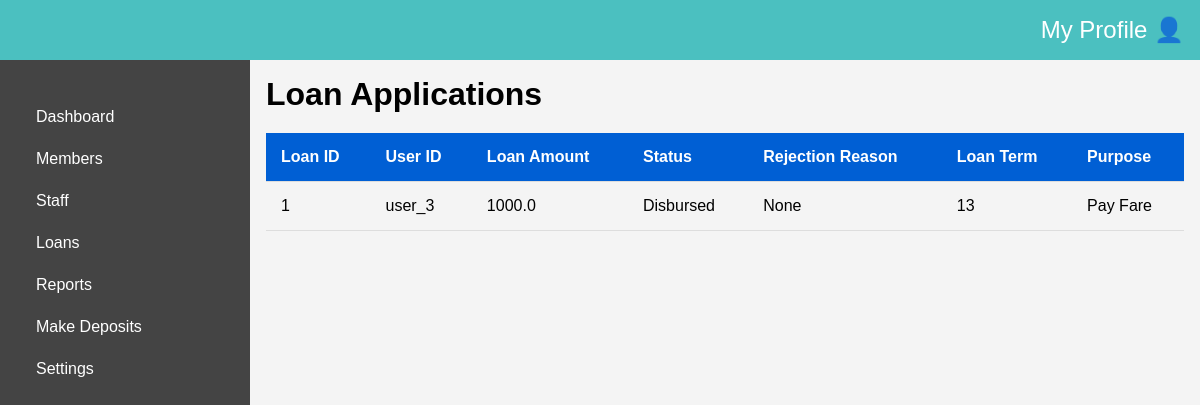
The app's page /admin/total_loans (signed in), older data.
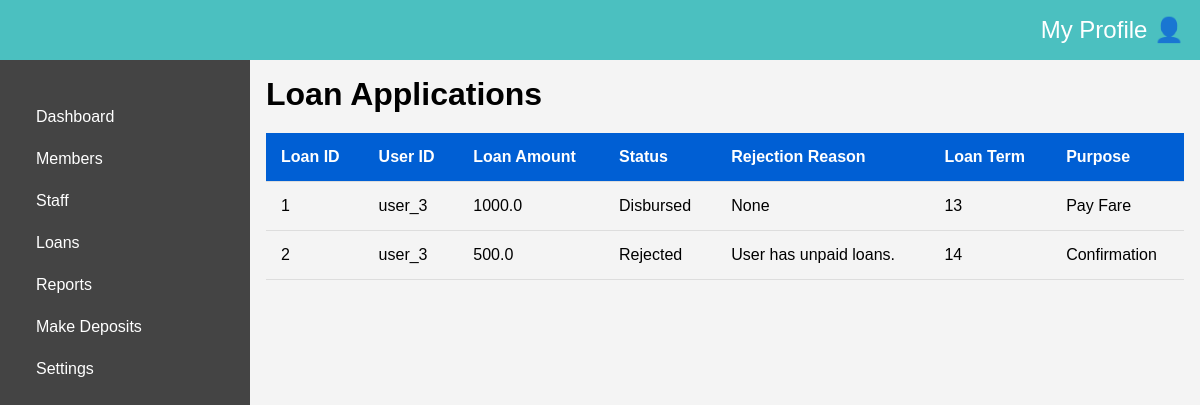
The same page, newer data.
### main_app/models.py (models this page shows, shortened)
class Loan(db.Model):
    id = db.Column(db.Integer, primary_key=True)
    user_id = db.Column(db.String(10), db.ForeignKey('user.user_id'), nullable=False)
    loan_amount = db.Column(db.Float, nullable=False)
    status = db.Column(db.String(20), nullable=False, default='Pending')
    rejection_reason = db.Column(db.String(120), nullable=True)
    loan_term = db.Column(db.Integer, nullable=False)
    interest_rate = db.Column(db.Float, nullable=False)  # Annual interest rate
    total_amount_due = db.Column(db.Float, nullable=False, default=0.0)  # Amount after interest
    monthly_payment = db.Column(db.Float, nullable=False, default=0.0)  # Payment With interest
    purpose = db.Column(db.String(120), nullable=False)
    start_date = db.Column(db.DateTime, nullable=False, default=datetime.now())
    next_due_date = db.Column(db.DateTime, nullable=False)
    penalty = db.Column(db.Float, nullable=False, default=0.0)  # Add a penalty field
    loan_user = db.relationship('User', back_populates='personal_loan', lazy=True)
    transactions = db.relationship('Transaction', back_populates='loan', lazy=True)
    disbursement = db.relationship('Disbursement', back_populates='loan', lazy=True)
    repayment = db.relationship('Repayment', back_populates='loan', lazy=True)

### main_app/routes.py (the view)
@app.route('/admin/total_loans')
@role_required('admin')
@login_required
def view_total_loans():
    loans = Loan.query.all()
    return render_template('admin/total_loans.html', loans=loans)

### main_app/models.py (called while the page is built)
@login_manager.user_loader
def load_user(user_id):
    user_id = str(user_id)
    if user_id.startswith('user_'):
        return User.query.get(user_id)
    elif user_id.startswith('admin_'):
        return Admin.query.get(user_id)
    return None  # Return None if no user/admin is found

### main_app/routes.py (called while the page is built)
def role_required(role):
    def wrapper(fn):
        @wraps(fn)
        def decorated_view(*args, **kwargs):
            if not current_user.is_authenticated:
                return redirect(url_for('login'))
            try:
                if current_user.role != role:
                    flash("You do not have permission to access this page.")
                    abort(404, description="You do not have permission to access this page.")
                    return redirect(url_for('home'))
            except AttributeError:
                abort(404, description="You do not have permission to access this page. Access denied. Please contact Admin")
            return fn(*args, **kwargs)
        return decorated_view
    return wrapper

### main_app/templates/admin/total_loans.html (shortened to what this page needs)
{% extends "admin/layout.html" %}
{% block head %}
<link rel="stylesheet" href="{{ url_for('static', filename='/css/members.css') }}">
<link rel="stylesheet" href="{{ url_for('static', filename='/css/Adminstyles.css') }}">
{% endblock %}
{% block main_cont %}
<h1>Loan Applications</h1>
<table class="members-table" id="membersTable">
    <thead>
        <tr>
            <th>Loan ID</th>
            <th>User ID</th>
            <th>Loan Amount</th>
            <th>Status</th>
            <th>Rejection Reason</th>
            <th>Loan Term</th>
            <th>Purpose</th>
        </tr>
    </thead>
    {% for loan in loans %}
    <tbody id="membersBody">
        <tr>
            <td>{{ loan.id }}</td>
            <td>{{ loan.user_id }}</td>
            <td>{{ loan.loan_amount }}</td>
            <td>{{ loan.status }}</td>
            <td>{{ loan.rejection_reason }}</td>
            <td>{{ loan.loan_term }}</td>
            <td>{{ loan.purpose }}</td>
        </tr>
    </tbody>
    {% endfor %}
</table>
{% endblock %}

### main_app/templates/admin/layout.html (shortened to what this page needs)
<!DOCTYPE html>
<html lang="en">
<head>
    {% block head %}{% endblock %}
</head>
<body>
    <div class="admin-dashboard">
        <header class="dashboard-header">
            <div class="profile-icon" onclick="toggleDropdown()">My Profile 👤</div>
        </header>
        <aside class="dashboard-sidebar">
            <nav class="sidebar-nav">
                <a href="{{ url_for('admin_index')}}" class="sidebar-item">Dashboard</a>
                <a href="{{ url_for('admin_members')}}" class="sidebar-item">Members</a>
                <a href="{{ url_for('admin_staff')}}" class="sidebar-item">Staff</a>
                <a href="{{ url_for('admin_loans')}}" class="sidebar-item">Loans</a>
                <a href="{{ url_for('admin_reports')}}" class="sidebar-item">Reports</a>
                <a href="{{ url_for('deposit_admin')}}" class="sidebar-item">Make Deposits</a>
                <a href="{{ url_for('admin_settings')}}" class="sidebar-item">Settings</a>
            </nav>
        </aside>
        <main class="dashboard-main-content">
            {% block main_cont %}{% endblock %}
        </main>
    </div>
</body>
</html>

### main_app/static/css/members.css (style rules this page uses)
body { font-family: 'Arial', sans-serif; background-color: #f0f2f5; margin: 0; padding: 0; }
.admin-dashboard { display: flex; }
.dashboard-header { background-color: #005fd4; color: white; padding: 20px; flex: 1; display: flex; justify-content: space-between; align-items: center; }
.profile-icon { cursor: pointer; position: relative; }
.dashboard-sidebar { background-color: #005fd4; color: white; padding: 20px; min-width: 200px; }
.sidebar-nav { display: flex; flex-direction: column; }
.sidebar-item { color: white; text-decoration: none; padding: 10px; border-radius: 5px; transition: background 0.3s; }
.dashboard-main-content { flex: 1; padding: 20px; }
.members-table { width: 100%; border-collapse: collapse; margin-top: 20px; }
.members-table th, .members-table td { padding: 15px; border-bottom: 1px solid #ddd; text-align: left; }
.members-table th { background-color: #005fd4; color: white; }

### main_app/static/css/Adminstyles.css (style rules this page uses)
* { box-sizing: border-box; margin: 0; padding: 0; }
* { scrollbar-width: auto; scrollbar-color: rgba(75, 192, 192, 1) rgba(75, 192, 192, 0.2); }
body { font-family: Arial, sans-serif; background-color: #f4f4f4; }
.admin-dashboard { display: flex; min-height: 100vh; flex-direction: row; }
.dashboard-header { background-color: rgb(75, 192, 192); color: white; padding: 1rem; display: flex; justify-content: space-between; align-items: center; width: 100%; position: fixed; top: 0; z-index: 1000; }
.profile-icon { cursor: pointer; position: relative; font-size: 1.5rem; }
.dashboard-sidebar { width: 200px; background-color: #444; color: white; height: 100vh; position: fixed; top: 60px; }
.sidebar-nav { padding: 1rem 0; }
.sidebar-item { display: block; padding: 0.75rem 1rem; color: white; text-decoration: none; }
.dashboard-main-content { margin-left: 200px; padding: 1rem; flex: 1; margin-top: 60px; }
@media (min-width: 769px) { .dashboard-sidebar { width: 250px; } }
@media (min-width: 769px) { .dashboard-main-content { margin-left: 250px; } }

Row changes from the older to the newer data that the page shows:
added Loan: id "2", user_id "user_3", loan_amount "500.0", status "Rejected", rejection_reason "User has unpaid loans.", loan_term "14", purpose "Confirmation"
